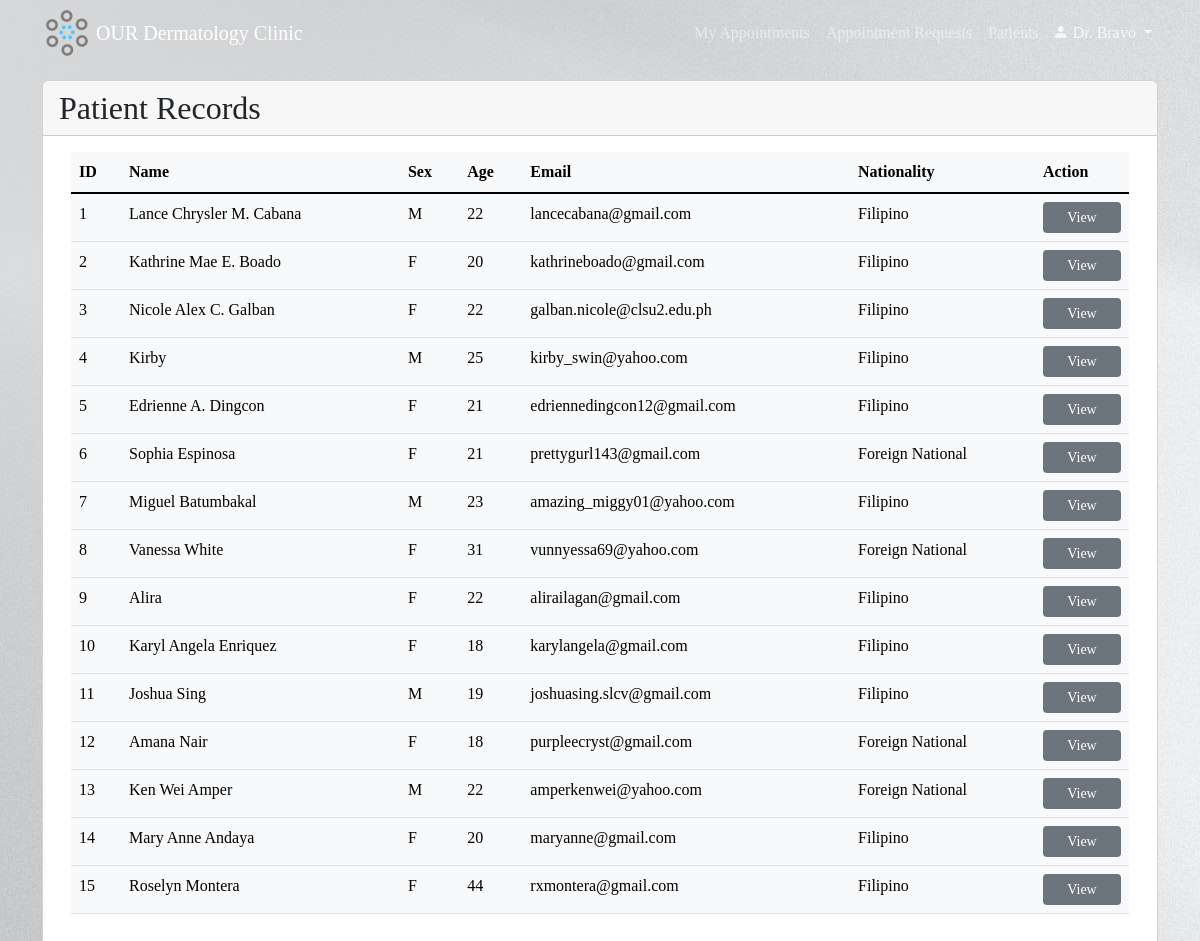
Screenshot of /assets/doctor/patients.php (signed in) with the database file from the repository.
### tables this page shows
CREATE TABLE `doctor_table` (
  `doctor_id` int(20) NOT NULL,
  `doctor_username` varchar(45) NOT NULL,
  `doctor_password` varchar(255) NOT NULL,
  `doctor_name` varchar(45) NOT NULL,
  `doctor_sex` enum('M','F') NOT NULL,
  `doctor_age` int(10) NOT NULL,
  `doctor_birthdate` date NOT NULL,
  `doctor_email` varchar(45) NOT NULL,
  `doctor_phone_no` varchar(11) NOT NULL,
  `doctor_address` varchar(100) NOT NULL,
  `doctor_status` enum('Active','Inactive') NOT NULL DEFAULT 'Active'
);

CREATE TABLE `patient_table` (
  `patient_id` int(20) NOT NULL,
  `patient_name` varchar(100) DEFAULT NULL,
  `patient_sex` enum('M','F') DEFAULT NULL,
  `patient_age` int(10) DEFAULT NULL,
  `patient_birthdate` date DEFAULT NULL,
  `patient_birthplace` varchar(45) DEFAULT NULL,
  `patient_phone_no` varchar(11) DEFAULT NULL,
  `patient_email` varchar(45) NOT NULL,
  `patient_address` varchar(100) DEFAULT NULL,
  `patient_civil_status` enum('Single','Married','Widowed','Separated') DEFAULT NULL,
  `patient_username` varchar(45) NOT NULL,
  `patient_password` varchar(255) NOT NULL,
  `patient_nationality` enum('Filipino','Foreign National') DEFAULT NULL,
  `patient_religion` varchar(45) DEFAULT NULL
);

### assets/doctor/patients.php (the view, shortened to what this page needs)
<?php
include "../config.php";
$sessionUser = $_SESSION['doctor_id'];
$doctor_data = "SELECT * FROM doctor_table WHERE doctor_id='$sessionUser'";
$results = mysqli_query($conn, $doctor_data);
$doctor = mysqli_fetch_array($results);
$patient_qry = "SELECT * FROM patient_table";
$results = mysqli_query($conn, $patient_qry);
$row_count = mysqli_num_rows($results);
?>
<!DOCTYPE html>
<html>
<head>
    <link href="https://cdn.jsdelivr.net/npm/bootstrap@5.2.0-beta1/dist/css/bootstrap.min.css" rel="stylesheet">
    <link rel="stylesheet" href="https://cdn.jsdelivr.net/npm/bootstrap-icons@1.3.0/font/bootstrap-icons.css">
    <link rel="stylesheet" href="../css/style.css">
</head>
<body>
    <nav class="navbar navbar-expand-lg navbar-dark py-2 fixed-top">
        <div class="container">
            <a href="menu.php#"><img src="../img/logo.png" alt="logo"></a>
            <a href="menu.php" class="navbar-brand mx-1">OUR Dermatology Clinic</a>
            <div class="collapse navbar-collapse" id="navmenu">
                <ul class="navbar-nav ms-auto">
                    <li class="nav-item">
                        <a class="nav-link" href="appointment_records.php">My Appointments</a>
                    </li>
                    <li class="nav-item">
                        <a class="nav-link" href="appointment_requests_list.php">Appointment Requests</a>
                    </li>
                    <li class="nav-item">
                        <a class="nav-link" href="#">Patients</a>
                    </li>
                    <li class="nav-item">
                        <div class="dropdown navbar-nav">
                            <button class="pt-2 dropdown-toggle" id="dropdown_logout" data-bs-toggle="dropdown" aria-expanded="false">
                                <span class="bi-person-fill"> Dr. </span><?php if (!empty($doctor['doctor_name'])) echo $doctor['doctor_name'];
                                                                            else echo $doctor['doctor_usernaname']; ?>
                            </button>
                        </div>
                    </li>
                </ul>
            </div>
        </div>
    </nav>
    <section>
        <div class="container ">
            <div class="row">
                <div class="col-md-12">
                    <div class="card">
                        <div class="card-header">
                            <span class="h2">Patient Records</span>
                        </div>
                        <div class="card-body">
                            <div class="container table-responsive-md">
                                <table class="table table-light table-hover caption-top">
                                    <thead>
                                        <th>ID</th>
                                        <th>Name</th>
                                        <th>Sex</th>
                                        <th>Age</th>
                                        <th>Email</th>
                                        <th>Nationality</th>
                                        <th>Action</th>
                                    </thead>
                                    <tbody class="table-group-divider">
                                        <?php
                                        if ($row_count > 0) {
                                            foreach ($results as $result) {
                                        ?>
                                                <tr>
                                                    <td><?= $result['patient_id']; ?></td>
                                                    <td><?= $result['patient_name']; ?></td>
                                                    <td><?= $result['patient_sex']; ?></td>
                                                    <td><?= $result['patient_age']; ?></td>
                                                    <td><?= $result['patient_email']; ?></td>
                                                    <td><?= $result['patient_nationality']; ?></td>
                                                    <td>
                                                        <form action="patient_profile.php" method="post">
                                                            <button class="col-12 btn btn-sm bg-secondary text-white" type="submit" name="selected_patient" value="<?= $result['patient_id']; ?>">View</button>
                                                        </form>
                                                    </td>
                                                </tr>
                                        <?php
                                            }
                                        }
                                        ?>
                                    </tbody>
                                </table>
                            </div>
                        </div>
                    </div>
                </div>
            </div>
        </div>
    </section>
</body>
</html>

### assets/css/style.css (style rules this page uses)
body::before { display: block; content:''; height: 80px; }
nav { background-image: url(../img/nav.jpg); }
nav img { height: 50px; }
nav button, footer button { background-color: transparent; border: none; color: aliceblue; }
body { background-image: url(../img/background.jpg); }
section button { width: 100%; }
.container { font-family: Century Gothic; }

### rows the page displays
doctor_table: doctor_name "Bravo"
patient_table: patient_id "1", patient_name "Lance Chrysler M. Cabana", patient_sex "M", patient_age "22", patient_email "lancecabana@gmail.com", patient_nationality "Filipino"
patient_table: patient_id "2", patient_name "Kathrine Mae E. Boado", patient_sex "F", patient_age "20", patient_email "kathrineboado@gmail.com", patient_nationality "Filipino"
patient_table: patient_id "3", patient_name "Nicole Alex C. Galban", patient_sex "F", patient_age "22", patient_email "galban.nicole@clsu2.edu.ph", patient_nationality "Filipino"
patient_table: patient_id "4", patient_name "Kirby", patient_sex "M", patient_age "25", patient_email "kirby_swin@yahoo.com", patient_nationality "Filipino"
patient_table: patient_id "5", patient_name "Edrienne A. Dingcon", patient_sex "F", patient_age "21", patient_email "edriennedingcon12@gmail.com", patient_nationality "Filipino"
patient_table: patient_id "6", patient_name "Sophia Espinosa", patient_sex "F", patient_age "21", patient_email "prettygurl143@gmail.com", patient_nationality "Foreign National"
patient_table: patient_id "7", patient_name "Miguel Batumbakal", patient_sex "M", patient_age "23", patient_email "amazing_miggy01@yahoo.com", patient_nationality "Filipino"
patient_table: patient_id "8", patient_name "Vanessa White", patient_sex "F", patient_age "31", patient_email "vunnyessa69@yahoo.com", patient_nationality "Foreign National"
patient_table: patient_id "9", patient_name "Alira", patient_sex "F", patient_age "22", patient_email "alirailagan@gmail.com", patient_nationality "Filipino"
patient_table: patient_id "10", patient_name "Karyl Angela Enriquez", patient_sex "F", patient_age "18", patient_email "karylangela@gmail.com", patient_nationality "Filipino"
patient_table: patient_id "11", patient_name "Joshua Sing", patient_sex "M", patient_age "19", patient_email "joshuasing.slcv@gmail.com", patient_nationality "Filipino"
patient_table: patient_id "12", patient_name "Amana Nair", patient_sex "F", patient_age "18", patient_email "purpleecryst@gmail.com", patient_nationality "Foreign National"
patient_table: patient_id "13", patient_name "Ken Wei Amper", patient_sex "M", patient_age "22", patient_email "amperkenwei@yahoo.com", patient_nationality "Foreign National"
patient_table: patient_id "14", patient_name "Mary Anne Andaya", patient_sex "F", patient_age "20", patient_email "maryanne@gmail.com", patient_nationality "Filipino"
patient_table: patient_id "15", patient_name "Roselyn Montera", patient_sex "F", patient_age "44", patient_email "rxmontera@gmail.com", patient_nationality "Filipino"
